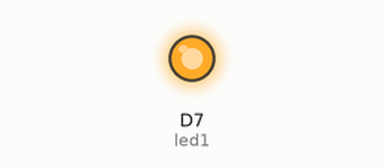
This sketch was run on a simulated ESP8266 (NodeMCU). Shown: output pins drawn as LEDs (lit = HIGH). Pins used as bus, display or sensor lines are not drawn; what the sketch prints to the serial monitor is not drawn.

Above: at 0.1 s.
At 38.9 s:
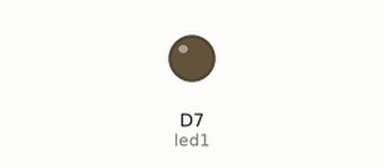
Timing chart, 0 to 40.0 s (numbered marks = the images above):
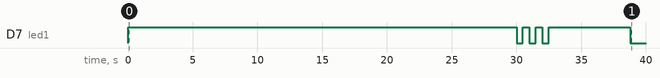

The sketch:

co2-read_both-mh-z19.ino
```cpp
// (licence header left out)
byte mhz19_cmd[9] = {0xFF,0x01,0x86,0x00,0x00,0x00,0x00,0x00,0x79};
char mhz19_response[9];
int i;
int j = 1;
int mhz19_ppm;
int choose_sensor = 1;
int sensor1 = A0;
int sensor2 = D3;
int led1 = D7;

void setup()
{
    Serial.begin(9600);
    Serial1.begin(9600);
    Serial.println("MH_Z19 test");
    //initialize transistor control pins
    pinMode(sensor1,OUTPUT);
    pinMode(sensor2,OUTPUT);
    //initialize D7 pin LED control
    pinMode(led1, OUTPUT);
}

int read_MHZ19_CO2()
{
    Serial1.write(mhz19_cmd, 9);
    memset(mhz19_response, 0, 9);
    Serial1.readBytes(mhz19_response, 9);
    byte crc = 0;
    for (i = 1; i < 8; i++) crc+=mhz19_response[i];
    crc = 255 - crc;
    crc++;
    if ( !(mhz19_response[0] == 0xFF && mhz19_response[1] == 0x86 && mhz19_response[8] == crc) ) {
        Serial.println("CRC error: " + String(crc) + " / "+ String(mhz19_response[8]));
        mhz19_ppm = -1;
   }
    else {
        unsigned int responseHigh = (unsigned int) mhz19_response[2];
        unsigned int responseLow = (unsigned int) mhz19_response[3];
        mhz19_ppm = ( 256 * responseHigh ) + responseLow;
    }
    return mhz19_ppm;
}

//enter loop, first initialize with warm up and then alternate reading both sensors
void loop()
{
    //turn on sensors to warm up for 3 minutes, leave led on to show warm up, flash when done
    if(j == 1){
    Serial.print("Sensor Warm Up Phase - 3min ");
    digitalWrite(sensor1, HIGH);
    digitalWrite(sensor2, HIGH);
    digitalWrite(led1, HIGH);
    delay(10000);
    Serial.print("Sensor Warm Up Phase - 2min ");
    delay(10000);
    Serial.print("Sensor Warm Up Phase - 1min ");
    delay(10000);
    digitalWrite(led1,LOW);
    delay(500);
    digitalWrite(led1, HIGH);
    delay(500);
    digitalWrite(led1,LOW);
    delay(500);
    digitalWrite(led1, HIGH);
    delay(500);
    digitalWrite(led1,LOW);
    digitalWrite(sensor1, LOW);
    digitalWrite(sensor2, LOW);
    delay(500);
    j++;
    }
    else{
    //read data from sensor 1, LED will be on while reading from sensor 1
    if( choose_sensor == 1 ) {
        //turn on sensor one using BJT and PWM output
        digitalWrite(sensor1, HIGH);
        digitalWrite(led1, HIGH);
        delay(1000);
        mhz19_ppm = read_MHZ19_CO2();
        Serial.print("Sensor 1 CO2 PPM: ");
        Serial.println(mhz19_ppm);
        choose_sensor = 2;
        delay(4300);
        digitalWrite(led1, LOW);
        digitalWrite(sensor1, LOW);
        delay(200);

    }
    //read data from sensor 2
    else {
        //turn on sensor 2 using BJT and PWM output
        digitalWrite(sensor2, HIGH);
        delay(1000);
        mhz19_ppm = read_MHZ19_CO2();
        Serial.print("Sensor 2 CO2 PPM: ");
        Serial.println(mhz19_ppm);
        choose_sensor = 1;
        delay(4300);
        digitalWrite(sensor2, LOW);
        delay(200);
    }
    }
}
```

Measured:
- by itself, D7 (led1): repeats every 1.0 s: LOW 0.50 s, HIGH 0.50 s
